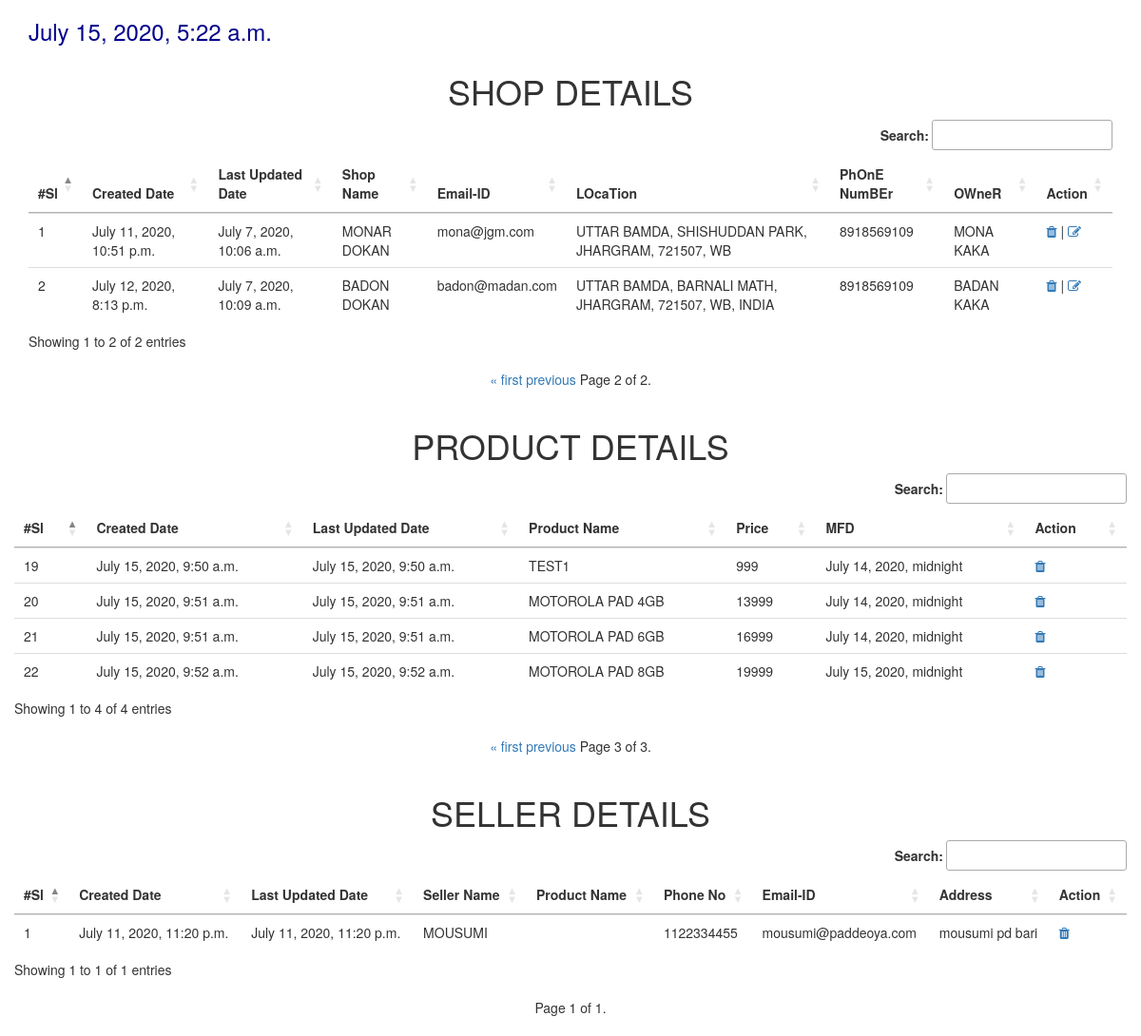
Screenshot of /myapp1/hello/?page=3 with the database file from the repository.
### myapp1/models.py (models this page shows)
class MyShop(models.Model):
    shop_name = models.CharField(max_length=100)
    shop_email = models.EmailField(max_length=100)
    shop_location = models.TextField()
    shop_phono = models.IntegerField(null=False, blank=False)
    shop_ownner = models.CharField(max_length=100, null=False, blank=False)
    shop_owner_pic = models.ImageField(upload_to='shop', max_length=100, default="N/A")
    created_at = models.DateTimeField(auto_now=True)
    updated_at = models.DateTimeField(auto_now_add=True)
    class Meta:
        db_table = "ShopDetail"

class Product(models.Model):
    product_name = models.CharField(max_length=100)
    price = models.CharField(max_length=100)
    mfd = models.DateTimeField(auto_now_add=False)
    created_at = models.DateTimeField(auto_now=True)
    updated_at = models.DateTimeField(auto_now_add=True)

class Seller(models.Model):
    product_id = models.ForeignKey(Product, on_delete=models.CASCADE)
    seller_name = models.CharField(max_length=100)
    phone_no = models.IntegerField(blank=True, null=True)
    email_id = models.EmailField(max_length=255, blank=True, null=True)
    address = models.TextField()
    seller_pic = models.ImageField(upload_to='seller', max_length=100, default='N/A')
    created_at = models.DateTimeField(auto_now=True)
    updated_at = models.DateTimeField(auto_now_add=True)

### myapp1/views.py (the view, shortened to what this page needs)
@require_http_methods(["GET", "POST", "PUT", "DELETE"])
def hello(request):
    today_time = datetime.datetime.now()
    checking = MyShop.objects.filter(shop_email__exact = "koyel@patlahagu.com").count()
    shopobj = MyShop.objects.all().order_by('-id')
    shopPaginator = Paginator(shopobj, 3)
    page_number = request.GET.get('page')
    shop_page_obj = shopPaginator.get_page(page_number)
    productobj = Product.objects.all().order_by('created_at')
    proPaginator = Paginator(productobj, 8)
    page_number = request.GET.get('page')
    pro_page_obj = proPaginator.get_page(page_number)
    sellerobj = Seller.objects.all()
    sellerPaginator = Paginator(sellerobj, 3)
    page_number = request.GET.get('page')
    seller_page_obj = sellerPaginator.get_page(page_number)
    obj = {"shopdetails": shop_page_obj, "products": pro_page_obj, "sellers": seller_page_obj, "datetime": today_time}
    template = loader.get_template('hello.html')
    return HttpResponse(template.render(obj))

### myapp1/templates/hello.html (shortened to what this page needs)
{% extends "layout/layout.html" %}
    {% block content %}
        <div class="container">
            <div class="row">
                <div class="col-md-12">
                    <h3><span style="color:darkblue">{{datetime}}</span></h3>
                </div>
            </div>
            <div class="row">
                <div class="col-md-12">
                    <div class="row">
                        <div class="col-md-12 text-center">
                            <h1>SHOP DETAILS</h1>
                        </div>
                    </div>
                    <div class="row">
                        <div class="col-md-12">
                            <table style="border: darkred;" class="table table-hover table-border" id="shoptbl" title="EVERY SHOP DETAILS">
                                <thead>
                                    <tr>
                                        <th>#Sl</th>
                                        <th>Created Date</th>
                                        <th>Last Updated Date</th>
                                        <th>Shop Name</th>
                                        <th>Email-ID</th>
                                        <th>LOcaTion</th>
                                        <th>PhOnE NumBEr</th>
                                        <th>OWneR</th>
                                        <th>Action</th>
                                    </tr>
                                </thead>
                                <tbody>
                                    {% for sd in shopdetails %}
                                    <tr>
                                        <td>{{sd.id}}</td>
                                        <td>{{sd.created_at}}</td>
                                        <td>{{sd.updated_at}}</td>
                                        <td>{{sd.shop_name|upper}}</td>
                                        <td>{{sd.shop_email}}</td>
                                        <td>{{sd.shop_location|upper}}</td>
                                        <td>{{sd.shop_phono}}</td>
                                        <td>{{sd.shop_ownner|upper}}</td>
                                        <td>
                                            <a href="{% url 'shop-delete' id=sd.id %}"><i class="fa fa-trash"></i></a> |
                                            <a href="{% url 'single-shop' id=sd.id %}"><i class="fa fa-edit"></i></a>
                                        </td>
                                    </tr>
                                    {% endfor %}
                                </tbody>
                            </table>
                        </div>
                    </div>
                    <div class="row text-center">
                        <div class="pagination">
                            <span class="step-links">
                                {% if shopdetails.has_previous %}
                                    <a href="?page=1">&laquo; first</a>
                                    <a href="?page={{ shopdetails.previous_page_number }}">previous</a>
                                {% endif %}
                                <span class="current">
                                    Page {{ shopdetails.number }} of {{ shopdetails.paginator.num_pages }}.
                                </span>
                            </span>
                        </div>
                    </div>
                </div>
            </div>
            <div class="row">
                <div class="col-md-12">
                    <div class="row">
                        <div class="col-md-12 text-center">
                            <h1>PRODUCT DETAILS</h1>
                        </div>
                    </div>
                    <div class="row">
                        <table style="border: darkred;" class="table table-hover table-border" id="producttbl" title="EVERY PRODUCT DETAILS">
                            <thead>
                                <tr>
                                    <th>#Sl</th>
                                    <th>Created Date</th>
                                    <th>Last Updated Date</th>
                                    <th>Product Name</th>
                                    <th>Price</th>
                                    <th>MFD</th>
                                    <th>Action</th>
                                </tr>
                            </thead>
                            <tbody>
                                {% for pd in products %}
                                <tr>
                                    <td>{{pd.id}}</td>
                                    <td>{{pd.created_at}}</td>
                                    <td>{{pd.updated_at}}</td>
                                    <td>{{pd.product_name|upper}}</td>
                                    <td>{{pd.price}}</td>
                                    <td>{{pd.mfd}}</td>
                                    <td>
                                        <a href="{% url 'product-delete' id=pd.id %}"><i class="fa fa-trash"></i></a>
                                    </td>
                                </tr>
                                {% endfor %}
                            </tbody>
                        </table>
                    </div>
                    <div class="row text-center">
                        <div class="pagination">
                            <span class="step-links">
                                {% if products.has_previous %}
                                    <a href="?page=1">&laquo; first</a>
                                    <a href="?page={{ products.previous_page_number }}">previous</a>
                                {% endif %}
                                <span class="current">
                                    Page {{ products.number }} of {{ products.paginator.num_pages }}.
                                </span>
                            </span>
                        </div>
                    </div>
                </div>
            </div>
            <div class="row">
                <div class="col-md-12">
                    <div class="row">
                        <div class="col-md-12 text-center">
                            <h1>SELLER DETAILS</h1>
                        </div>
                    </div>
                    <div class="row">
                        <table style="border: darkred;" class="table table-hover table-border" id="sellertbl" title="EVERY SELLER DETAILS">
                            <thead>
                                <tr>
                                    <th>#Sl</th>
                                    <th>Created Date</th>
                                    <th>Last Updated Date</th>
                                    <th>Seller Name</th>
                                    <th>Product Name</th>
                                    <th>Phone No</th>
                                    <th>Email-ID</th>
                                    <th>Address</th>
                                    <th>Action</th>
                                </tr>
                            </thead>
                            <tbody>
                                {% for sl in sellers %}
                                <tr>
                                    <td>{{sl.id}}</td>
                                    <td>{{sl.created_at}}</td>
                                    <td>{{sl.updated_at}}</td>
                                    <td>{{sl.seller_name|upper}}</td>
                                    <td>{{sl.product_id_id.product_name}}</td>
                                    <td>{{sl.phone_no}}</td>
                                    <td>{{sl.email_id}}</td>
                                    <td>{{sl.address}}</td>
                                    <td>
                                        <a href="{% url 'seller-delete' id=sl.id %}"><i class="fa fa-trash"></i></a>
                                    </td>
                                </tr>
                                {% endfor %}
                            </tbody>
                        </table>
                    </div>
                    <div class="row text-center">
                        <div class="pagination">
                            <span class="step-links">
                                <span class="current">
                                    Page {{ sellers.number }} of {{ sellers.paginator.num_pages }}.
                                </span>
                            </span>
                        </div>
                    </div>
                </div>
            </div>
        </div>
    {% endblock %}

### rows the page displays
MyShop: id "2", created_at "July 12, 2020, 8:13 p.m.", updated_at "July 7, 2020, 10:09 a.m.", shop_name "BADON DOKAN", shop_email "badon@madan.com", shop_location "UTTAR BAMDA, BARNALI MATH, JHARGRAM, 721507, WB, INDIA", shop_phono "8918569109", shop_ownner "BADAN KAKA"
MyShop: id "1", created_at "July 11, 2020, 10:51 p.m.", updated_at "July 7, 2020, 10:06 a.m.", shop_name "MONAR DOKAN", shop_email "mona@jgm.com", shop_location "UTTAR BAMDA, SHISHUDDAN PARK, JHARGRAM, 721507, WB", shop_phono "8918569109", shop_ownner "MONA KAKA"
Product: id "19", created_at "July 15, 2020, 9:50 a.m.", updated_at "July 15, 2020, 9:50 a.m.", product_name "TEST1", price "999", mfd "July 14, 2020, midnight"
Product: id "20", created_at "July 15, 2020, 9:51 a.m.", updated_at "July 15, 2020, 9:51 a.m.", product_name "MOTOROLA PAD 4GB", price "13999", mfd "July 14, 2020, midnight"
Product: id "21", created_at "July 15, 2020, 9:51 a.m.", updated_at "July 15, 2020, 9:51 a.m.", product_name "MOTOROLA PAD 6GB", price "16999", mfd "July 14, 2020, midnight"
Product: id "22", created_at "July 15, 2020, 9:52 a.m.", updated_at "July 15, 2020, 9:52 a.m.", product_name "MOTOROLA PAD 8GB", price "19999", mfd "July 15, 2020, midnight"
Seller: id "1", created_at "July 11, 2020, 11:20 p.m.", updated_at "July 11, 2020, 11:20 p.m.", seller_name "MOUSUMI", phone_no "1122334455", email_id "mousumi@paddeoya.com", address "mousumi pd bari"

### other values shown
{{ shopdetails.number }} "2"
{{ shopdetails.paginator.num_pages }} "2"
{{ products.number }} "3"
{{ products.paginator.num_pages }} "3"
{{ sellers.number }} "1"
{{ sellers.paginator.num_pages }} "1"
